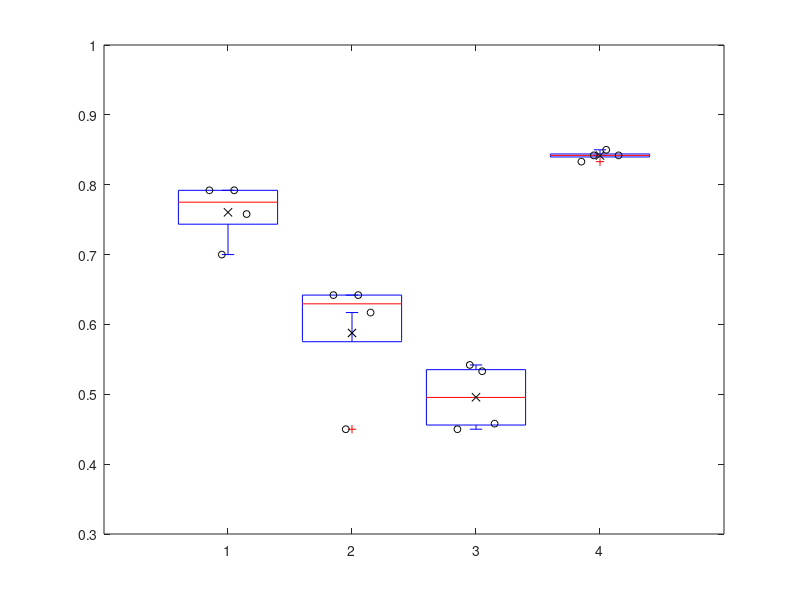
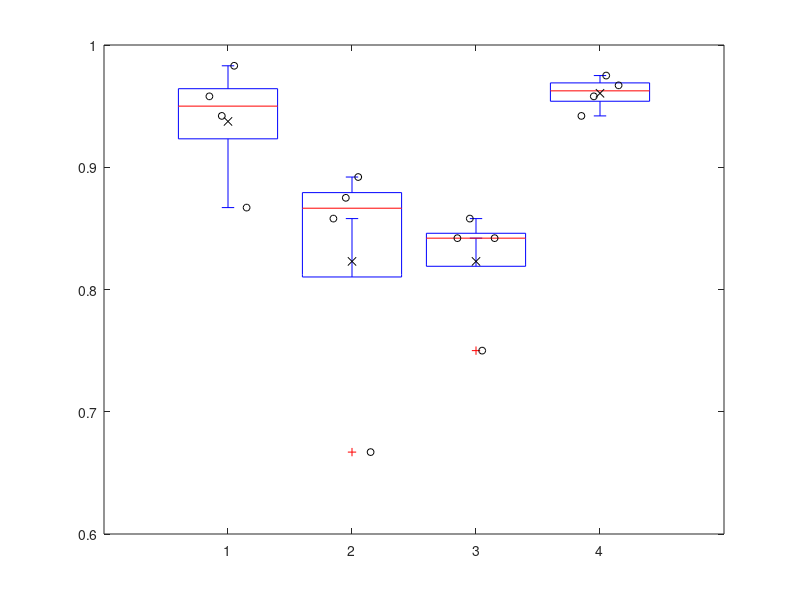

Write MATLAB code to recreate these figures, in order. (Note: this script raises an error after producing the figures.)
close all; clearvars; clc;
res = [
    0.792	0.797	0.958	0.957
    0.700	0.706	0.942	0.938
    0.792	0.788	0.983	0.983
    0.758	0.757	0.867	0.875
    0.642	0.639	0.858	0.866
    0.450	0.408	0.875	0.855
    0.642	0.628	0.892	0.874
    0.617	0.619	0.667	0.708
    0.450	0.444	0.842	0.789
    0.542	0.531	0.858	0.846
    0.533	0.522	0.750	0.779
    0.458	0.442	0.842	0.800
    0.833	0.832	0.942	0.943
    0.842	0.836	0.958	0.959
    0.850	0.846	0.975	0.976
    0.842	0.838	0.967	0.967    
]; 

human1 = res(1:4,:);
human2 = res(5:8,:);
human3 = res(9:12,:);
human4 = res(13:16,:);

figure(1); set(gcf,'position',[0,0,600,800]); 
mm = 1; 
tmp = [human1(:,mm),human2(:,mm),human3(:,mm),human4(:,mm)];
boxplot(tmp,'notch','off'); hold on;
plot(mean(tmp),'kx');
for i = 1:4
    plot( i+0.1*[-1.5,-0.5,0.5,1.5], res(4*(i-1)+[1:4],mm ), 'ko', 'markersize',5);
end
set(gca,'ylim',[0.3,1.0]);

figure(2); set(gcf,'position',[0,0,600,800]);
mm = 3; 
tmp = [human1(:,mm),human2(:,mm),human3(:,mm),human4(:,mm)];
boxplot(tmp,'notch','off'); hold on;
plot(mean(tmp),'kx');
for i = 1:4
    plot( i+0.1*[-1.5,-0.5,0.5,1.5], res(4*(i-1)+[1:4],mm ), 'ko', 'markersize',5);
end
set(gca,'ylim',[0.6,1.0]);

%% confusion matrix
fid = fopen('data120_human_res/res_rename/true_result.csv','r');
tmp = textscan(fid,'%d%d%s','delimiter',',','headerlines',1);
fclose(fid);
yt = tmp{2};
YP = [];
for i = 1:4
    filename = sprintf('data120_human_res/res_rename/diag_profession_%02d.csv',i);
    fid = fopen(filename,'r');
    tmp = textscan(fid,'%d%s','delimiter',':'); fclose(fid);
    yp_label = tmp{2}; yp_label = yp_label(2:121);
    yp = zeros(120,1); 
    for j = 1:120
        yp(j) = find(yp_label{j}=='abdcefN');
    end
    YP = [YP;yp];
end
YT = cast(repmat(yt,4,1),'double');
cm6 = confusionmat(YT,YP);
cm6_ = cm6*0;
for ii = 1:6
    cm6_(ii,:) = cm6(ii,:)/sum(cm6(ii,:));
end


figure(3); confusionchart(cm6);
v = zeros(7*7,2); k = 0;
for j = 1:7
    for i = 1:7
        v(k+1,:) = [i,j];
        k = k+1;
    end
end
e = zeros(6*6,4); k = 0;
for j = 1:6
    for i = 1:6
        n1 = 7*(j-1)+i; n2 = n1+1; n3=n2+7; n4=n3-1;
        e(k+1,:) = [n1,n2,n3,n4]; k = k+1;
    end
end
tmp = cm6_';
figure(4); pa = patch('vertices',v,'faces',e,'cdata',tmp(:),'edgecolor','k','linewidth',1,...
    'facecolor','flat'); hold on;
axis equal;
set(gca,'xlim',[1,7],'ylim',[1,7],'ydir','reverse'); axis off;
crp = hot(100); crp = flipud(crp);
colormap(crp); clim([0,1]);

for i = 1:6
    for j = 1:6
        txt = sprintf('%3.1f%%\n%d',100*cm6_(j,i),cm6(j,i));
        text(i+0.5,j+0.5,txt,'fontname','arial narrow','fontsize',11,'HorizontalAlignment','center','VerticalAlignment','middle');
    end
end
